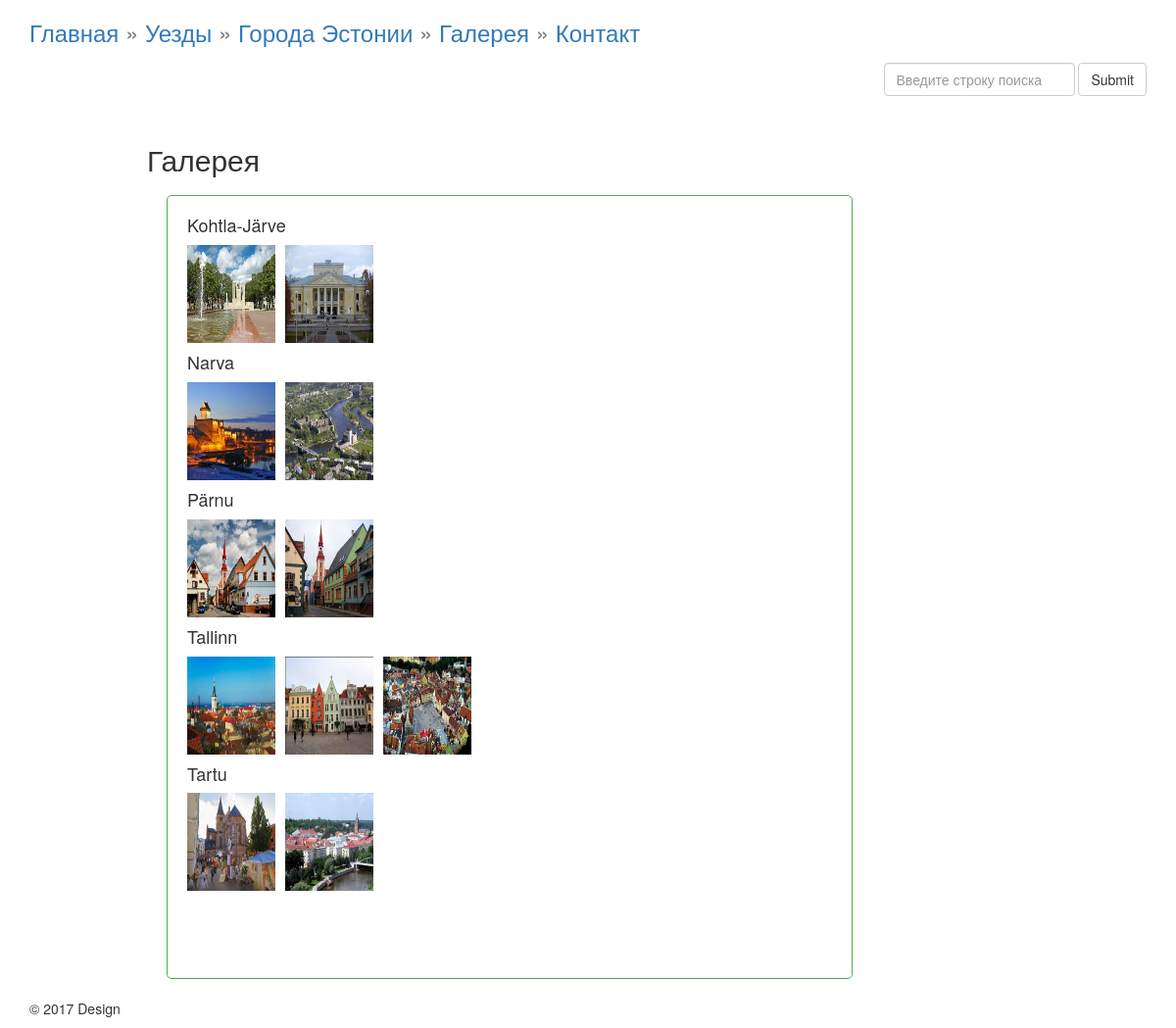
Page /MyMaakondBD/gallery on the committed database.
### tables this page shows
CREATE TABLE `city` (
  `id_city` int(4) NOT NULL,
  `city` varchar(50) NOT NULL,
  `people` int(6) NOT NULL,
  `id_maakond` int(4) NOT NULL
);

CREATE TABLE `gallery` (
  `id_gallery` int(4) NOT NULL,
  `picture` varchar(50) NOT NULL,
  `id_city` int(4) NOT NULL
);

### MyMaakondBD/controller/Render.php (called while the page is built, shortened)
<?php
class RenderTemplate
{
	function render_template($path, array $args, array $args2)
	{
		extract($args);	extract($args2);
		include $path;
		$html = ob_get_clean();
		return $html;
	}
}
?>

### MyMaakondBD/controller/Controller.php (called while the page is built, shortened)
<?php
class Controller extends RenderTemplate{
	public $model;
	public function __construct()
        {
            $this->model = new Model();
        }
	public function gallery_view()
	{
		$cities_list = $this->model->getCitiesList();
		$gallery = $this->model->gallery_show();
		$html = $this->render_template('view/galleryList_view.php', array('gallery' => $gallery), array('cities_list' => $cities_list));
		return $html;
	}
}
?>

### MyMaakondBD/route/routing.php (called while the page is built)
<?php
$host = explode('?', $_SERVER['REQUEST_URI'])[0];
$num=substr_count($host,'/');
$uri  = explode('/', $host)[$num];
if ($uri == '' OR $uri == 'index.php' )
{
	$controller = new Controller();
	$response = $controller->start_site();
}
elseif ($uri == 'maakonnad' && !isset($_GET["id"]))
{
	$controller = new Controller();
	$response = $controller->maakonnad_list();
}
elseif ($uri == 'maakonnad' && isset($_GET["id"]))
{
	$controller = new Controller();
	$response = $controller->maakond_view($_GET["id"]);
}
elseif ($uri == 'cities' && !isset($_GET["city"]))
{
	$controller = new Controller();
	$response = $controller->cities_list();
}
elseif ($uri == 'cities' && isset($_GET["city"]))
{
	$controller = new Controller();
	$response = $controller->show_city($_GET['city']);
}
elseif ($uri == 'gallery' )
{
	$controller = new Controller();
	$response = $controller->gallery_view();
}
elseif ($uri == 'contact' )
{
	$controller = new Controller();
	$response = $controller->contact_view();
}
elseif ($uri == 'send_contact')
{
    $controller = new Controller();
    $response = $controller->contact_send();
}
elseif ($uri == 'search' && isset ($_GET['text_search'])) {
    $controller = new Controller();
    $response = $controller->search_view($_GET['text_search']);
}
else
{
	$controller = new Controller();;
	$response = $controller->error_404();
}
?>

### MyMaakondBD/inc/db.php (called while the page is built, shortened)
<?php
class db {
	private $conn;
	private $host;
	private $user;
	private $password;
	private $baseName;
    function __construct($params=array()) {
		$this->conn = false;
		$this->host = 'localhost';
		$this->user = 'root';
		$this->password = '';
		$this->baseName = 'JPTVR15_eesti_linnad';
	}
	function connect() {
		if (!$this->conn) {
			try {
				$this->conn = new PDO('mysql:host='.$this->host.';dbname='.$this->baseName.'', $this->user, $this->password, array(PDO::MYSQL_ATTR_INIT_COMMAND => 'SET NAMES utf8'));
			}
			catch (Exception $e) {
				die('Error : ' . $e->getMessage());
			}
		}
		return $this->conn;
	}
	function disconnect() {
		if ($this->conn) {
			$this->conn = null;
		}
	}
	function getAll($query) {
		$result = $this->conn->prepare($query);
		$ret = $result->execute();
		$result->setFetchMode(PDO::FETCH_ASSOC);
		$reponse = $result->fetchAll();
		return $reponse;
	}
}

### MyMaakondBD/model/Model.php (called while the page is built, shortened)
<?php
class model{
	public function getCitiesList(){
		$sql="SELECT * FROM `city` ORDER BY `city`";
		$db = new db();
		$rows = $db->getAll($sql);
		$cities_object=array();
			foreach($rows as $item){
				$row=new Cities($item['id_city'],$item['city'],$item['people'],$item['id_maakond']);
				$cities_object[]=$row;
			}
		return $cities_object;
	}
		public function gallery_show(){
		$sql="SELECT * FROM `gallery` ORDER BY `gallery`.`id_city` ASC";
		$db = new db();
		$rows = $db->getAll($sql);
		$gallery_object=array();
			foreach($rows as $item){
				$row=new Gallery($item['id_gallery'],$item['picture'],$item['id_city']);
				$gallery_object[]=$row;
			}
		return $gallery_object;
		}
}
?>

### MyMaakondBD/model/citiesModel.php (called while the page is built, shortened)
<?php
class Cities{
public function __construct($id_city,$city, $people,$id_maakond )
    {
        $this->id_city = $id_city;
        $this->city = $city;
    }
}
?>

### MyMaakondBD/model/galleryModel.php (called while the page is built, shortened)
<?php
class Gallery{
public function __construct($id_gallery, $picture, $id_city )
    {
	    $this->picture = $picture;
	    $this->id_city = $id_city;
    }
}
?>

### MyMaakondBD/view/galleryList_view.php (the view, shortened to what this page needs)
<h2> Галерея</h2>
	<?php
	$text='';
	foreach ($cities_list as  $city_row){
	 $title='<div style="clear:both;"></div>';
		$title.='<h4>'.$city_row->city.' </h4>';
		$k=0;
		$img='';
		foreach ($gallery as  $gallery_row)
		{
		if ($city_row->id_city==$gallery_row->id_city){
            $img.='<img src="images/'.$gallery_row->picture.'" width=100px height=100px>';
			$k++;
			}
		}
		if($k>0){
		$text.=$title;
		$text.=$img;
		}
	}
	echo '<article style=" height:100%;">'.$text.'</article>';
	?>
<?php $content = ob_get_clean(); ?>
<?php include "view/templates/layout.php"; ?>

### MyMaakondBD/view/templates/layout.php
<html>
<head>
<link href="public/css/bootstrap.min.css" rel="stylesheet">
<link href="public/css/mystyle.css" rel="stylesheet">
</head>
<body>
    <div class="container">
      <div class="header clearfix">
        <h3 class="text-muted">
          <?php
		  echo '<a href="'.$_SERVER['PHP_SELF'].'">Главная </a>';
		  echo '  &#187 <a href="maakonnad">Уезды </a>';
		  echo '  &#187 <a href="cities">Города Эстонии </a>';
		  echo '  &#187 <a href="gallery">Галерея </a>';
		  echo '  &#187 <a href="contact">Контакт </a>';
		  ?>
        </h3>
        <form method="GET" action="search?text=<?php echo $_GET['text_search'];?>" class="navbar-form navbar-right">
            <div class="form-group my-search">
                <input class="form-control" name="text_search" placeholder="Введите строку поиска">
            </div>
            <input type="submit" class="btn btn-default">
        </form>
      </div>
      <div id="content" style="padding-top:20px; ">
			<?php echo $content; ?>
      </div>
      <footer class="footer">
        <p>&copy; 2017 Design <i class="fa fa-child"></i></p>
      </footer>
    </div>
</body>
</html>

### MyMaakondBD/index.php (shortened to what this page needs)
<?php
		require_once 'inc/db.php';
		include_once("model/citiesModel.php");
		include_once("model/galleryModel.php");
		include_once("model/Model.php");
		include_once 'controller/Render.php';
		include_once("controller/Controller.php");
		include 'route/routing.php';
		echo $response;
?>

### MyMaakondBD/public/css/mystyle.css (style rules this page uses)
#content { margin:0 auto; width:900px; min-height:500px; }
img { float: left; width: 100px; height:100px; padding-right: 10px; }
article { border: 1px solid #4caf50; border-radius: 5px; padding: 10px 20px; margin: 20px; color: #313331; min-height:230px; width:700px; }

### rows in the picture
city: city "Kohtla-Järve"
gallery: picture (picture)
gallery: picture (picture)
city: city "Narva"
gallery: picture (picture)
gallery: picture (picture)
city: city "Pärnu"
gallery: picture (picture)
gallery: picture (picture)
city: city "Tallinn"
gallery: picture (picture)
gallery: picture (picture)
gallery: picture (picture)
city: city "Tartu"
gallery: picture (picture)
gallery: picture (picture)
